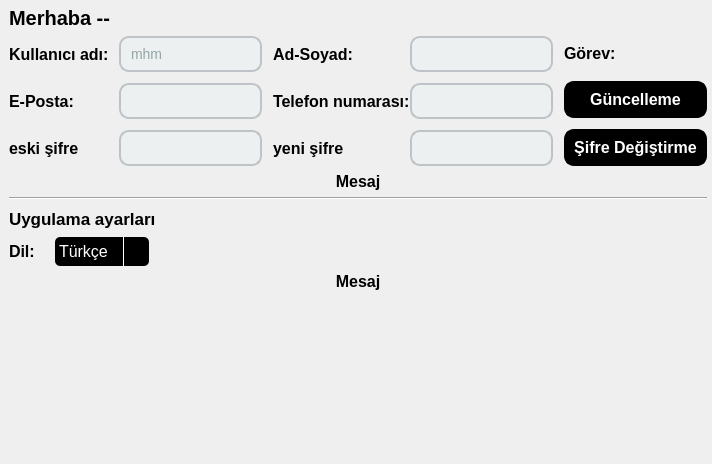
         <widget class="QWidget" name="_6Ayarlar">
          <property name="styleSheet">
           <string notr="true"/>
          </property>
          <layout class="QGridLayout" name="gridLayout_24">
           <property name="leftMargin">
            <number>0</number>
           </property>
           <property name="topMargin">
            <number>0</number>
           </property>
           <property name="rightMargin">
            <number>0</number>
           </property>
           <property name="bottomMargin">
            <number>0</number>
           </property>
           <item row="0" column="0">
            <widget class="QWidget" name="widget_10" native="true">
             <property name="styleSheet">
              <string notr="true">QComboBox {
    background-color: black; 
   	
    border-radius: 5px; 
    padding: 4px; 
    color: white;
    font-size: 16px;
    combobox-popup: 0; 
}

QComboBox:hover {
   
}

QComboBox::drop-down {
    subcontrol-origin: padding;
    subcontrol-position: top right;
    width: 25px;
    border-left: 1px solid white;
}

QComboBox::down-arrow {
    image: url(:/other ic/icon/other ico/arrow down.png);
    width: 13px;
    height: 13px;
}

QComboBox::down-arrow:on {
	image: url(:/other ic/icon/other ico/arrow up.png)
}

QComboBox QAbstractItemView {
    background-color: black; 
   
    selection-background-color: black; 
    selection-color: white; 
    color: white; 
}

/*----------------------------*/

QRadioButton {
    spacing: 5px;
    color: black;
    font-size: 16px;
}

QRadioButton::indicator {
    width: 20px; 
    height: 20px; 
    border-radius: 10px;
    border: 1px solid black; 
	background-color:white; 
}

QRadioButton::indicator:hover {
    border-color: gray; 
	background-color: gray;
}

QRadioButton::indicator:checked {
    background-color: black; 
    border-color: black; 
}

QRadioButton::indicator:checked::before {
    width: 12px;
    height: 12px;

    border-radius: 6px;
    
    position: absolute;
    top: 4px;
    left: 4px;
}
/*----------------------------*/
QPushButton {
	background-color: black;
    color: white; 
    border: 2px solid rgb(0, 0, 0);
    border-radius: 10px; 
    padding: 7px 8px; 
    font-size: 16px; 
    font-weight: bold;
}

QPushButton:hover {
	background-color: white; 
    border-color: black;
	color: black;
}

QPushButton:pressed {
    background-color:   black; 
    border-color: white;
	color: white; 
}

QPushButton:disabled {
    background-color: #bdc3c7;
    color: #7f8c8d;
    border-color: #bdc3c7; 
}

QLineEdit {
    background-color: #ecf0f1; 
    color: #2c3e50; 
    border: 2px solid #bdc3c7; 
    border-radius: 10px; 
    padding: 7px 8px; 
    font-size: 14px; 
}

QLineEdit:focus {
    border-color: #2c3e50; 
    background-color: #ffffff; 
}

QLineEdit:hover {
    border-color: #34495e; 
}

QLineEdit:disabled {
    background-color: #ecf0f1; /* لون الخلفية عندما يكون الحقل معطلاً */
    color: #95a5a6; /* لون النص عندما يكون الحقل معطلاً */
    border-color: #bdc3c7; /* لون الحدود عندما يكون الحقل معطلاً */
}

/*-----------------------*/






</string>
             </property>
             <layout class="QGridLayout" name="gridLayout_83">
              <property name="topMargin">
               <number>5</number>
              </property>
              <property name="rightMargin">
               <number>5</number>
              </property>
              <property name="bottomMargin">
               <number>5</number>
              </property>
              <item row="0" column="0">
               <layout class="QGridLayout" name="gridLayout_82">
                <item row="0" column="0">
                 <layout class="QGridLayout" name="gridLayout_81">
                  <item row="1" column="0">
                   <layout class="QGridLayout" name="gridLayout_80">
                    <property name="horizontalSpacing">
                     <number>11</number>
                    </property>
                    <item row="0" column="1">
                     <layout class="QGridLayout" name="gridLayout_64">
                      <item row="0" column="0">
                       <layout class="QGridLayout" name="gridLayout_63">
                        <property name="verticalSpacing">
                         <number>11</number>
                        </property>
                        <item row="0" column="0">
                         <widget class="QLabel" name="label_29">
                          <property name="minimumSize">
                           <size>
                            <width>40</width>
                            <height>0</height>
                           </size>
                          </property>
                          <property name="font">
                           <font>
                            <pointsize>12</pointsize>
                            <bold>true</bold>
                           </font>
                          </property>
                          <property name="styleSheet">
                           <string notr="true">color: rgb(0, 0, 0);</string>
                          </property>
                          <property name="text">
                           <string>Ad-Soyad:</string>
                          </property>
                         </widget>
                        </item>
                        <item row="1" column="0">
                         <widget class="QLabel" name="label_28">
                          <property name="minimumSize">
                           <size>
                            <width>40</width>
                            <height>0</height>
                           </size>
                          </property>
                          <property name="font">
                           <font>
                            <pointsize>12</pointsize>
                            <bold>true</bold>
                           </font>
                          </property>
                          <property name="styleSheet">
                           <string notr="true">color: rgb(0, 0, 0);</string>
                          </property>
                          <property name="text">
                           <string>Telefon numarası:</string>
                          </property>
                         </widget>
                        </item>
                        <item row="2" column="0">
                         <widget class="QLabel" name="label_31">
                          <property name="minimumSize">
                           <size>
                            <width>40</width>
                            <height>0</height>
                           </size>
                          </property>
                          <property name="font">
                           <font>
                            <pointsize>12</pointsize>
                            <bold>true</bold>
                           </font>
                          </property>
                          <property name="styleSheet">
                           <string notr="true">color: rgb(0, 0, 0);</string>
                          </property>
                          <property name="text">
                           <string>yeni şifre</string>
                          </property>
                         </widget>
                        </item>
                       </layout>
                      </item>
                      <item row="0" column="1">
                       <layout class="QGridLayout" name="gridLayout_23">
                        <property name="verticalSpacing">
                         <number>11</number>
                        </property>
                        <item row="0" column="0">
                         <widget class="QLineEdit" name="lineEdit_AdSoyad">
                          <property name="enabled">
                           <bool>true</bool>
                          </property>
                          <property name="text">
                           <string/>
                          </property>
                         </widget>
                        </item>
                        <item row="1" column="0">
                         <widget class="QLineEdit" name="lineEdit_num">
                          <property name="enabled">
                           <bool>true</bool>
                          </property>
                          <property name="text">
                           <string/>
                          </property>
                         </widget>
                        </item>
                        <item row="2" column="0">
                         <widget class="QLineEdit" name="lineEdit_newsifre">
                          <property name="enabled">
                           <bool>true</bool>
                          </property>
                          <property name="text">
                           <string/>
                          </property>
                          <property name="echoMode">
                           <enum>QLineEdit::EchoMode::Password</enum>
                          </property>
                         </widget>
                        </item>
                       </layout>
                      </item>
                     </layout>
                    </item>
                    <item row="0" column="0">
                     <layout class="QGridLayout" name="gridLayout_62">
                      <property name="horizontalSpacing">
                       <number>10</number>
                      </property>
                      <property name="verticalSpacing">
                       <number>7</number>
                      </property>
                      <item row="0" column="0">
                       <layout class="QGridLayout" name="gridLayout_25">
                        <property name="verticalSpacing">
                         <number>11</number>
                        </property>
                        <item row="0" column="0">
                         <widget class="QLabel" name="label_23">
                          <property name="minimumSize">
                           <size>
                            <width>40</width>
                            <height>0</height>
                           </size>
                          </property>
                          <property name="font">
                           <font>
                            <pointsize>12</pointsize>
                            <bold>true</bold>
                           </font>
                          </property>
                          <property name="styleSheet">
                           <string notr="true">color: rgb(0, 0, 0);</string>
                          </property>
                          <property name="text">
                           <string>Kullanıcı adı:</string>
                          </property>
                         </widget>
                        </item>
                        <item row="1" column="0">
                         <widget class="QLabel" name="label_27">
                          <property name="minimumSize">
                           <size>
                            <width>40</width>
                            <height>0</height>
                           </size>
                          </property>
                          <property name="font">
                           <font>
                            <pointsize>12</pointsize>
                            <bold>true</bold>
                           </font>
                          </property>
                          <property name="styleSheet">
                           <string notr="true">color: rgb(0, 0, 0);</string>
                          </property>
                          <property name="text">
                           <string>E-Posta:</string>
                          </property>
                         </widget>
                        </item>
                        <item row="2" column="0">
                         <widget class="QLabel" name="label_30">
                          <property name="minimumSize">
                           <size>
                            <width>40</width>
                            <height>0</height>
                           </size>
                          </property>
                          <property name="font">
                           <font>
                            <pointsize>12</pointsize>
                            <bold>true</bold>
                           </font>
                          </property>
                          <property name="styleSheet">
                           <string notr="true">color: rgb(0, 0, 0);</string>
                          </property>
                          <property name="text">
                           <string>eski şifre</string>
                          </property>
                         </widget>
                        </item>
                       </layout>
                      </item>
                      <item row="0" column="1">
                       <layout class="QGridLayout" name="gridLayout_20">
                        <property name="verticalSpacing">
                         <number>11</number>
                        </property>
                        <item row="0" column="0">
                         <widget class="QLineEdit" name="lineEdit_username">
                          <property name="enabled">
                           <bool>false</bool>
                          </property>
                          <property name="text">
                           <string>mhm</string>
                          </property>
                         </widget>
                        </item>
                        <item row="1" column="0">
                         <widget class="QLineEdit" name="lineEdit_Email">
                          <property name="enabled">
                           <bool>true</bool>
                          </property>
                          <property name="text">
                           <string/>
                          </property>
                         </widget>
                        </item>
                        <item row="2" column="0">
                         <widget class="QLineEdit" name="lineEdit_eskisifre">
                          <property name="enabled">
                           <bool>true</bool>
                          </property>
                          <property name="text">
                           <string/>
                          </property>
                          <property name="echoMode">
                           <enum>QLineEdit::EchoMode::Password</enum>
                          </property>
                         </widget>
                        </item>
                       </layout>
                      </item>
                     </layout>
                    </item>
                    <item row="0" column="2">
                     <layout class="QGridLayout" name="gridLayout_77">
                      <property name="verticalSpacing">
                       <number>11</number>
                      </property>
                      <item row="0" column="0">
                       <widget class="QLabel" name="label_gorev">
                        <property name="minimumSize">
                         <size>
                          <width>40</width>
                          <height>0</height>
                         </size>
                        </property>
                        <property name="font">
                         <font>
                          <pointsize>12</pointsize>
                          <bold>true</bold>
                         </font>
                        </property>
                        <property name="styleSheet">
                         <string notr="true">color: rgb(0, 0, 0);</string>
                        </property>
                        <property name="text">
                         <string>Görev:</string>
                        </property>
                       </widget>
                      </item>
                      <item row="1" column="0">
                       <widget class="QPushButton" name="update">
                        <property name="text">
                         <string>Güncelleme</string>
                        </property>
                       </widget>
                      </item>
                      <item row="2" column="0">
                       <widget class="QPushButton" name="changePass">
                        <property name="text">
                         <string>Şifre Değiştirme</string>
                        </property>
                       </widget>
                      </item>
                     </layout>
                    </item>
                   </layout>
                  </item>
                  <item row="0" column="0">
                   <layout class="QGridLayout" name="gridLayout_78">
                    <item row="0" column="0">
                     <widget class="QLabel" name="label_message">
                      <property name="minimumSize">
                       <size>
                        <width>40</width>
                        <height>0</height>
                       </size>
                      </property>
                      <property name="font">
                       <font>
                        <pointsize>15</pointsize>
                        <bold>true</bold>
                       </font>
                      </property>
                      <property name="styleSheet">
                       <string notr="true">color: rgb(0, 0, 0);</string>
                      </property>
                      <property name="text">
                       <string>Merhaba --</string>
                      </property>
                     </widget>
                    </item>
                    <item row="0" column="1">
                     <spacer name="horizontalSpacer_16">
                      <property name="orientation">
                       <enum>Qt::Orientation::Horizontal</enum>
                      </property>
                      <property name="sizeHint" stdset="0">
                       <size>
                        <width>48</width>
                        <height>25</height>
                       </size>
                      </property>
                     </spacer>
                    </item>
                   </layout>
                  </item>
                  <item row="3" column="0">
                   <widget class="Line" name="line">
                    <property name="orientation">
                     <enum>Qt::Orientation::Horizontal</enum>
                    </property>
                   </widget>
                  </item>
                  <item row="2" column="0">
                   <widget class="QLabel" name="label_mesajDurumu">
                    <property name="font">
                     <font>
                      <pointsize>12</pointsize>
                      <bold>true</bold>
                      <underline>false</underline>
                      <kerning>true</kerning>
                     </font>
                    </property>
                    <property name="styleSheet">
                     <string notr="true">color: rgb(0, 0, 0);</string>
                    </property>
                    <property name="text">
                     <string>Mesaj</string>
                    </property>
                    <property name="alignment">
                     <set>Qt::AlignmentFlag::AlignCenter</set>
                    </property>
                   </widget>
                  </item>
                 </layout>
                </item>
                <item row="1" column="0">
                 <layout class="QGridLayout" name="gridLayout_21">
                  <item row="0" column="0">
                   <layout class="QGridLayout" name="gridLayout_22">
                    <item row="1" column="0">
                     <layout class="QGridLayout" name="gridLayout_19">
                      <item row="0" column="1">
                       <widget class="QComboBox" name="dil_comboBox">
                        <property name="styleSheet">
                         <string notr="true"/>
                        </property>
                        <property name="editable">
                         <bool>false</bool>
                        </property>
                        <property name="iconSize">
                         <size>
                          <width>24</width>
                          <height>24</height>
                         </size>
                        </property>
                        <property name="placeholderText">
                         <string/>
                        </property>
                        <item>
                         <property name="text">
                          <string>Türkçe</string>
                         </property>
                        </item>
                        <item>
                         <property name="text">
                          <string>ingilizce</string>
                         </property>
                        </item>
                       </widget>
                      </item>
                      <item row="0" column="0">
                       <widget class="QLabel" name="label_17">
                        <property name="minimumSize">
                         <size>
                          <width>40</width>
                          <height>0</height>
                         </size>
                        </property>
                        <property name="font">
                         <font>
                          <pointsize>12</pointsize>
                          <bold>true</bold>
                         </font>
                        </property>
                        <property name="styleSheet">
                         <string notr="true">color: rgb(0, 0, 0);</string>
                        </property>
                        <property name="text">
                         <string>Dil:</string>
                        </property>
                       </widget>
                      </item>
                      <item row="0" column="2">
                       <spacer name="horizontalSpacer_4">
                        <property name="orientation">
                         <enum>Qt::Orientation::Horizontal</enum>
                        </property>
                        <property name="sizeHint" stdset="0">
                         <size>
                          <width>40</width>
                          <height>20</height>
                         </size>
                        </property>
                       </spacer>
                      </item>
                     </layout>
                    </item>
                    <item row="0" column="0">
                     <layout class="QGridLayout" name="gridLayout_79">
                      <item row="0" column="0">
                       <widget class="QLabel" name="label_26">
                        <property name="minimumSize">
                         <size>
                          <width>40</width>
                          <height>0</height>
                         </size>
                        </property>
                        <property name="font">
                         <font>
                          <pointsize>13</pointsize>
                          <bold>true</bold>
                         </font>
                        </property>
                        <property name="styleSheet">
                         <string notr="true">color: rgb(0, 0, 0);</string>
                        </property>
                        <property name="text">
                         <string>Uygulama ayarları</string>
                        </property>
                       </widget>
                      </item>
                      <item row="0" column="1">
                       <spacer name="horizontalSpacer_17">
                        <property name="orientation">
                         <enum>Qt::Orientation::Horizontal</enum>
                        </property>
                        <property name="sizeHint" stdset="0">
                         <size>
                          <width>48</width>
                          <height>25</height>
                         </size>
                        </property>
                       </spacer>
                      </item>
                     </layout>
                    </item>
                    <item row="2" column="0">
                     <widget class="QLabel" name="label_settingDurumu">
                      <property name="font">
                       <font>
                        <pointsize>12</pointsize>
                        <bold>true</bold>
                        <underline>false</underline>
                        <kerning>true</kerning>
                       </font>
                      </property>
                      <property name="styleSheet">
                       <string notr="true">color: rgb(0, 0, 0);</string>
                      </property>
                      <property name="text">
                       <string>Mesaj</string>
                      </property>
                      <property name="alignment">
                       <set>Qt::AlignmentFlag::AlignCenter</set>
                      </property>
                     </widget>
                    </item>
                   </layout>
                  </item>
                  <item row="1" column="0">
                   <spacer name="verticalSpacer_4">
                    <property name="orientation">
                     <enum>Qt::Orientation::Vertical</enum>
                    </property>
                    <property name="sizeHint" stdset="0">
                     <size>
                      <width>17</width>
                      <height>168</height>
                     </size>
                    </property>
                   </spacer>
                  </item>
                 </layout>
                </item>
               </layout>
              </item>
             </layout>
            </widget>
           </item>
          </layout>
         </widget>
